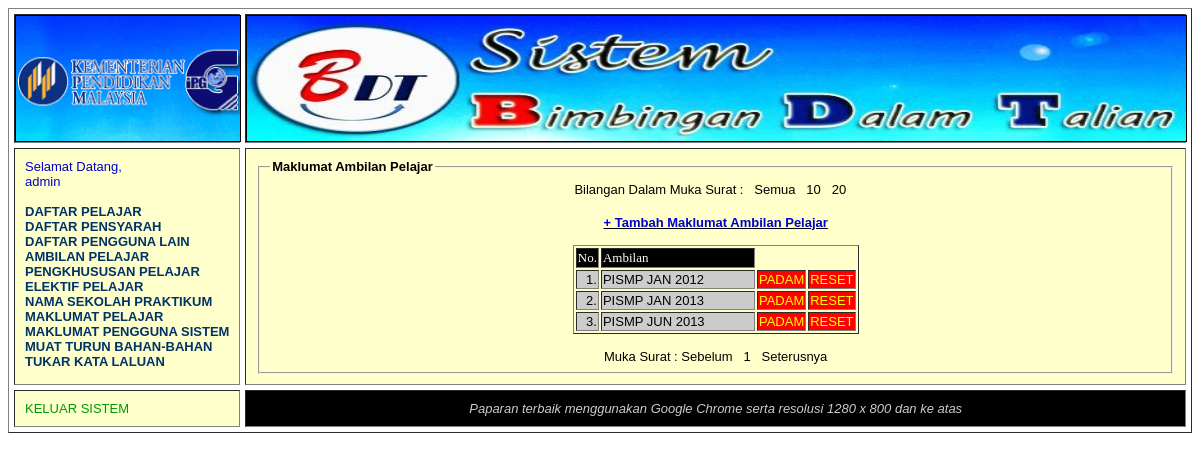
The app's page /admin_ambilanall.php (signed in) with its own data.
### tables this page shows
CREATE TABLE IF NOT EXISTS `ambilan` (
  `ambilanDesc` varchar(50) NOT NULL,
  UNIQUE KEY `ambilanDesc` (`ambilanDesc`)
);

### admin_ambilanall.php (the view, shortened to what this page needs)
<?php
include('include/header.php');
if(isset($_SESSION['ACCTYPE'])&& ($_SESSION['ACCTYPE']!="admin" && $_SESSION['ACCTYPE']!="pegdata")){
echo "<font color='red' size='+1'>Anda TIDAK dibenarkan untuk melihat kandungan dalam halaman ini !!</font>";
}
else {
?> <fieldset><legend><strong>Maklumat Ambilan Pelajar</strong></legend>
	<table align="center">
		<tr>
			<td>
			Bilangan Dalam Muka Surat : &nbsp
<?php
			require_once('include/mysql_connect.php');
			$query 		= "SELECT COUNT(*) AS rowNo FROM ambilan";
			$rowData 	= 0;
			if ($result = $link->query($query)){
				$num   = $result->num_rows;
			if($num>0){
				$row = mysqli_fetch_array($result);
				$rowData = $row['rowNo'];
					}
					}
				echo "<a href=admin_ambilanall.php?limit=all&page=1>Semua</a>";
				echo "<a href=admin_ambilanall.php?limit=10&page=1>10</a>";
				echo "<a href=admin_ambilanall.php?limit=20&page=1>20</a>";
?>
				</td>
				</tr></table>
                <br>
        <div align="center"> <a href="admin_ambilantambah.php">
        <u><strong><font color="#0000CC">+ Tambah Maklumat Ambilan Pelajar </font></strong></u></a></div>
		<table align="center" border="1"  id="headerNav4">
         <tr>
		<?php
				echo "<td align='right' width='10' bgcolor=black>";
				echo "<font color='white' face='verdana'>";
				echo "No.</font></td>";
				echo "<td width='150' bgcolor=black>";
				echo "<font color='white' face='verdana'>";
				echo "Ambilan</font></a></td>";
		?>
		</tr>
			<?php
				$query = "SELECT * FROM ambilan ORDER BY ambilanDesc";
					if ($result = $link->query($query)){
					$num   = $result->num_rows;
					$rowNo = 0;
				    if($num>0){
					while($row = mysqli_fetch_array($result)){
					echo "<tr>";
					echo "<td align='right' bgcolor=cccccc>";
					echo (++$rowNo).".";
					echo "</td>";
					echo "<td bgcolor=cccccc>";
					echo $row['ambilanDesc'];
					echo "</td>";
					echo "<td bgcolor=RED>"; ?>
<a href="admin_ambilandelete.php?id=<?php echo $row['ambilanDesc']; ?>" onclick="return confirm('Adakah Anda Pasti Untuk Padam Rekod ini?')"> <font color=yellow>PADAM</font> </a> <?php
					echo "</td>";
					echo "<td bgcolor=RED>"; ?>
<a href="admin_ambilan_reset_info_praktikum.php?id=<?php echo $row['ambilanDesc']; ?>" onclick="return confirm('Adakah Anda Pasti Untuk Set Semula Semua Maklumat Praktikum Ambilan Ini?')"> <font color=yellow>RESET</font> </a> <?php
					echo "</td>";
					echo "</tr>";
					}
					}
					}
					?>
					<br>
					</td></tr>
						</table>	<br> <div align="center">
						Muka Surat :
						<?php
						if($_REQUEST['limit']>0)
							$limit = $_REQUEST['limit'];
						else
							$limit = $rowData;
						if($_REQUEST['page']>2)
							$prev = $_REQUEST['page'] - 1;
						else
							$prev = 1;
						echo "<a href='admin_ambilanall.php?limit=".$_REQUEST['limit'].
							 "&page=".$prev."'>Sebelum</a>";
							$int_i=1;
						for(; $int_i<=ceil($rowData/$limit); $int_i++){
						echo "<a href='admin_ambilanall.php?limit=".$_REQUEST['limit'].
							 "&page=".$int_i."'>".$int_i."</a>";
						}
						if($_REQUEST['page']+1<$int_i)
						$next = $_REQUEST['page'] + 1;
						else
						$next = $_REQUEST['page'];
						echo "<a href='admin_ambilanall.php?limit=".$_REQUEST['limit'].
							 "&page=".$next."'>Seterusnya</a>";
						?>
					</div>
<?php
}
include('include/footer.php');?>

### include/default.css (style rules this page uses)
td { font-family:Verdana, Arial, Helvetica, sans-serif; font-size:13px; vertical-align:top; }
a:link,a:active,a:visited { color : #000000; text-decoration: none; }

### records on screen
ambilan: ambilanDesc "PISMP JAN 2012"
ambilan: ambilanDesc "PISMP JAN 2013"
ambilan: ambilanDesc "PISMP JUN 2013"

### other values on screen
$_SESSION['USERID'] "admin"
